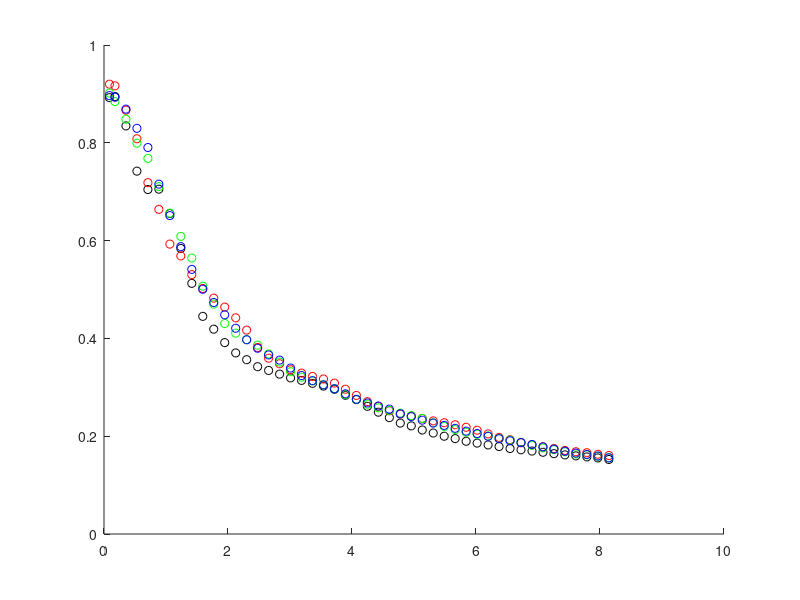

Write the MATLAB code that produced this figure. (Note: this script raises an error after producing the figure.)
load betasSpeed.mat
load betasStd.mat
load widthMeanSpeed.mat
load widthStdSpeed.mat

Densities = [0.088,0.177,0.354,0.531,0.708,0.885,1.062,1.239,1.416,1.593,1.770,1.947,2.124,2.301,2.478,2.655,2.832,3.009,3.186,3.363,3.540,3.717,3.894,4.071,4.248,4.425,4.602,4.779,4.956,5.133,5.310,5.487,5.664,5.841,6.018,6.195,6.372,6.549,6.726,6.903,7.080,7.257,7.434,7.611,7.788,7.965,8.142];

# Fundamental Diagram
ancho1 = scatter(Densities, WidthMeanSpeed(1,:),"k");
hold on;
ancho2 = scatter(Densities, BetaMeanSpeed(9,:),"r");
ancho3 = scatter(Densities, WidthMeanSpeed(3,:),"g");
ancho4 = scatter(Densities, WidthMeanSpeed(4,:),"b");
ancho5 = scatter(Densities, WidthMeanSpeed(5,:),"10");
#errorbar(Densities, WidthMeanSpeed(1,:), WidthStdSpeed(1,:), "k")
#errorbar(Densities, BetaMeanSpeed(9,:), BetaStdSpeed(9,:), "r")
#errorbar(Densities, WidthMeanSpeed(3,:), WidthStdSpeed(3,:), "g")
#errorbar(Densities, WidthMeanSpeed(4,:), WidthStdSpeed(4,:), "b")
#errorbar(Densities, WidthMeanSpeed(5,:), WidthStdSpeed(5,:), "10")


xlabel("Densidad (1 / m^2)", "fontsize", 20);
ylabel("Velocidad (m / s)", "fontsize", 20);
h = legend([ancho1,ancho2,ancho3,ancho4,ancho5],{'Ancho de 1 m','Ancho de 2 m','Ancho de 3 m','Ancho de 4 m','Ancho de 5 m'});

set(h, "fontsize", 20);
print -djpg ./WidthDifference.jpg
close();